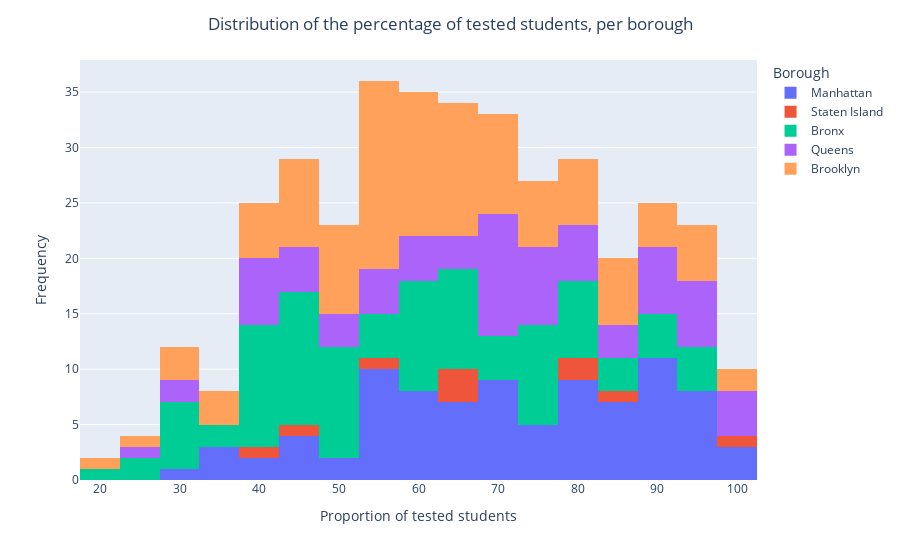

Notebook code for this chart:
### Code cell
fig = px.histogram(schools, x='Percent Tested', color='Borough')

fig.update_layout(
    title='Distribution of the percentage of tested students, per borough',
    xaxis_title='Proportion of tested students',
    yaxis_title='Frequency',
    showlegend=True,
    title_x = 0.5)

fig.show()

### Figure 1 — Plotly figure (JSON) as saved in the notebook; plotly's stock layout.template omitted (floating-point values rounded to 4 significant figures)
{"data": [{"alignmentgroup": "True", "bingroup": "x", "hovertemplate": "Borough=Manhattan<br>Percent Tested=%{x}<br>count=%{y}<extra></extra>", "legendgroup": "Manhattan", "marker": {"color": "#636efa", "pattern": {"shape": ""}}, "name": "Manhattan", "offsetgroup": "Manhattan", "orientation": "v", "showlegend": true, "type": "histogram", "x": [91, 78.9, 65.1, 95.9, 59.7, 70.8, 80.8, 35.6, 69.9, 73.7, 87.8, 86.9, 70.2, 53.2, 78.6, 79.6, 78.8, 60, 94, 75, 66.8, 54.9, 85.2, 94.3, 89.9, 98.8, 79.8, 71.8, 69.7, 30.6, 80.6, 90, 80.4, 96, 46.1, 62.8, 67.5, 57.3, 56.2, 60.6, 74, 70.1, 84.4, 78.4, 52, 86, 58.8, 49.5, 82.8, 88.5, 44.4, 97.2, 60.5, 60, 89.1, 59.4, 52.6, 63.8, 88.2, 54, 76.7, 56.8, 97.9, 89.6, 100, 87.6, 36.9, 84.7, 92.6, 74, 71, 55.3, 87, 40.5, 89.5, 72.2, 53.8, 44.3, 65.1, 33, 41.9, 44.1, 95.3, 56.2, 58.6, 89.3, 63.8, 63, 97.4], "xaxis": "x", "yaxis": "y"}, {"alignmentgroup": "True", "bingroup": "x", "hovertemplate": "Borough=Staten Island<br>Percent Tested=%{x}<br>count=%{y}<extra></extra>", "legendgroup": "Staten Island", "marker": {"color": "#EF553B", "pattern": {"shape": ""}}, "name": "Staten Island", "offsetgroup": "Staten Island", "orientation": "v", "showlegend": true, "type": "histogram", "x": [38, 79.2, 64.2, 44.6, 99.7, 63.7, 78.9, 66.3, 55.8, 83.5], "xaxis": "x", "yaxis": "y"}, {"alignmentgroup": "True", "bingroup": "x", "hovertemplate": "Borough=Bronx<br>Percent Tested=%{x}<br>count=%{y}<extra></extra>", "legendgroup": "Bronx", "marker": {"color": "#00cc96", "pattern": {"shape": ""}}, "name": "Bronx", "offsetgroup": "Bronx", "orientation": "v", "showlegend": true, "type": "histogram", "x": [30.4, 63.8, 55.5, 61.3, 57.8, 57.9, 38.4, 29.8, 78.9, 76.9, 58.2, 80, 87.8, 44.9, 31.3, 59.1, 40.7, 73.9, 93.3, 78.2, 81, 38.4, 44.8, 50.5, 87.8, 45.5, 46.2, 49.1, 59.2, 83.9, 65.7, 33.3, 51.1, 77.7, 57.3, 64.8, 55.3, 56.2, 66.7, 44.3, 65.9, 59, 25.7, 71.6, 27.1, 41.1, 76.5, 75, 43, 71.1, 49.2, 52.3, 28.9, 32.5, 85.9, 48.3, 59.6, 66.7, 92.9, 68.6, 69.4, 93, 43.3, 63.4, 41, 50.5, 59.4, 65.6, 77.4, 38.1, 46.5, 97, 50.7, 39.9, 75.6, 91.8, 31.8, 19.2, 57.9, 77, 72.7, 79.8, 72.5, 65.6, 88.3, 46.8, 77.5, 52, 38.2, 39.2, 41.3, 51.2, 44.2, 45.2, 31.3, 44.9, 87.1, 41.5], "xaxis": "x", "yaxis": "y"}, {"alignmentgroup": "True", "bingroup": "x", "hovertemplate": "Borough=Queens<br>Percent Tested=%{x}<br>count=%{y}<extra></extra>", "legendgroup": "Queens", "marker": {"color": "#ab63fa", "pattern": {"shape": ""}}, "name": "Queens", "offsetgroup": "Queens", "orientation": "v", "showlegend": true, "type": "histogram", "x": [53.4, 70.9, 48.7, 95, 78.6, 84.8, 47.1, 94.1, 71.7, 58.8, 71.1, 92.7, 100, 56.9, 51.6, 89.5, 98.5, 46.1, 89.4, 67.7, 89.2, 76.7, 75.6, 80.7, 88.2, 67.3, 62.1, 97.1, 76.7, 68.9, 90, 31.9, 39.1, 72.8, 76.4, 38.9, 60.2, 54.9, 72.4, 70.1, 69.5, 83.7, 63.5, 78.9, 38.4, 85.1, 37.9, 58.5, 72.4, 40, 92.5, 78.6, 72.3, 90.4, 74.8, 51.8, 80, 62.6, 92.9, 97.9, 56.6, 26.3, 30.1, 67.6, 44.6, 38.5, 76.6, 46.5, 99.2], "xaxis": "x", "yaxis": "y"}, {"alignmentgroup": "True", "bingroup": "x", "hovertemplate": "Borough=Brooklyn<br>Percent Tested=%{x}<br>count=%{y}<extra></extra>", "legendgroup": "Brooklyn", "marker": {"color": "#FFA15A", "pattern": {"shape": ""}}, "name": "Brooklyn", "offsetgroup": "Brooklyn", "orientation": "v", "showlegend": true, "type": "histogram", "x": [65.9, 92.7, 65.1, 61.8, 18.5, 82.4, 87.6, 55.3, 45.3, 55.1, 57.3, 72.6, 60.8, 62.2, 95.4, 64.2, 53.5, 83.6, 54, 51.7, 55.1, 85.5, 56.3, 97.5, 41.1, 56.3, 40.9, 47.7, 38.5, 26.4, 39.8, 66.7, 46.8, 28.6, 52.8, 37.2, 53.8, 81.2, 57.4, 68.7, 85.7, 44.9, 54.5, 74.5, 62.5, 34.8, 87.8, 60.1, 65.4, 56.6, 69.4, 48.1, 35.6, 56.2, 67.8, 84.3, 75, 63.2, 70.2, 65.8, 58.8, 79.6, 59.6, 74.7, 96.2, 80.6, 95.5, 98.1, 81.6, 50, 62.7, 45.9, 46.8, 31.6, 46.3, 62.7, 68.4, 72.2, 58.5, 89, 55, 81.7, 61.9, 91.5, 57.3, 63.2, 45.5, 62, 69, 75.2, 84.1, 61.6, 64.4, 50.7, 94, 54.9, 31.4, 44.9, 50, 60.2, 59.1, 72.7, 69.1, 50.8, 85, 50, 71.3, 41.9, 61.3], "xaxis": "x", "yaxis": "y"}], "layout": {"barmode": "relative", "legend": {"title": {"text": "Borough"}, "tracegroupgap": 0}, "margin": {"t": 60}, "showlegend": true, "title": {"text": "Distribution of the percentage of tested students, per borough", "x": 0.5}, "xaxis": {"anchor": "y", "domain": [0, 1], "title": {"text": "Proportion of tested students"}}, "yaxis": {"anchor": "x", "domain": [0, 1], "title": {"text": "Frequency"}}}}
